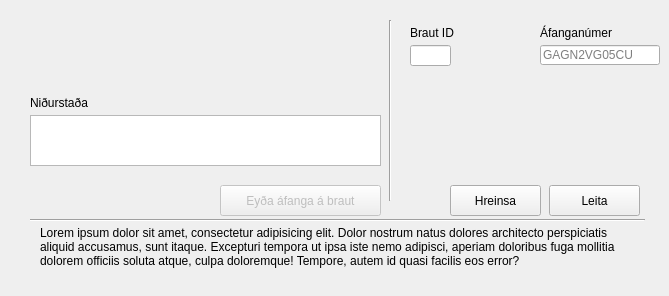
      <widget class="QWidget" name="trackCoursesTabDelete">
       <attribute name="title">
        <string>Áfangi á braut</string>
       </attribute>
       <widget class="QPushButton" name="pushButton_22">
        <property name="enabled">
         <bool>false</bool>
        </property>
        <property name="geometry">
         <rect>
          <x>220</x>
          <y>185</y>
          <width>161</width>
          <height>31</height>
         </rect>
        </property>
        <property name="sizePolicy">
         <sizepolicy hsizetype="Minimum" vsizetype="Fixed">
          <horstretch>0</horstretch>
          <verstretch>0</verstretch>
         </sizepolicy>
        </property>
        <property name="layoutDirection">
         <enum>Qt::LeftToRight</enum>
        </property>
        <property name="autoFillBackground">
         <bool>false</bool>
        </property>
        <property name="text">
         <string>Eyða áfanga á braut</string>
        </property>
        <property name="autoDefault">
         <bool>false</bool>
        </property>
        <property name="default">
         <bool>true</bool>
        </property>
        <property name="flat">
         <bool>false</bool>
        </property>
       </widget>
       <widget class="Line" name="line_63">
        <property name="geometry">
         <rect>
          <x>380</x>
          <y>20</y>
          <width>20</width>
          <height>181</height>
         </rect>
        </property>
        <property name="orientation">
         <enum>Qt::Vertical</enum>
        </property>
       </widget>
       <widget class="QPushButton" name="pushButton_64">
        <property name="geometry">
         <rect>
          <x>450</x>
          <y>185</y>
          <width>91</width>
          <height>31</height>
         </rect>
        </property>
        <property name="text">
         <string>Hreinsa</string>
        </property>
       </widget>
       <widget class="QPushButton" name="pushButton_65">
        <property name="geometry">
         <rect>
          <x>549</x>
          <y>185</y>
          <width>91</width>
          <height>31</height>
         </rect>
        </property>
        <property name="text">
         <string>Leita</string>
        </property>
       </widget>
       <widget class="QTreeWidget" name="treeWidget_45">
        <property name="geometry">
         <rect>
          <x>30</x>
          <y>115</y>
          <width>351</width>
          <height>51</height>
         </rect>
        </property>
        <property name="alternatingRowColors">
         <bool>false</bool>
        </property>
        <property name="columnCount">
         <number>0</number>
        </property>
       </widget>
       <widget class="QLabel" name="label_157">
        <property name="geometry">
         <rect>
          <x>30</x>
          <y>90</y>
          <width>101</width>
          <height>20</height>
         </rect>
        </property>
        <property name="text">
         <string>Niðurstaða</string>
        </property>
        <property name="alignment">
         <set>Qt::AlignBottom|Qt::AlignLeading|Qt::AlignLeft</set>
        </property>
       </widget>
       <widget class="QLineEdit" name="lineEdit_67">
        <property name="geometry">
         <rect>
          <x>410</x>
          <y>45</y>
          <width>41</width>
          <height>21</height>
         </rect>
        </property>
        <property name="text">
         <string/>
        </property>
        <property name="maxLength">
         <number>11</number>
        </property>
        <property name="clearButtonEnabled">
         <bool>false</bool>
        </property>
       </widget>
       <widget class="QLabel" name="label_189">
        <property name="geometry">
         <rect>
          <x>540</x>
          <y>20</y>
          <width>101</width>
          <height>20</height>
         </rect>
        </property>
        <property name="text">
         <string>Áfanganúmer</string>
        </property>
        <property name="alignment">
         <set>Qt::AlignBottom|Qt::AlignLeading|Qt::AlignLeft</set>
        </property>
       </widget>
       <widget class="QLabel" name="label_69">
        <property name="geometry">
         <rect>
          <x>410</x>
          <y>20</y>
          <width>101</width>
          <height>20</height>
         </rect>
        </property>
        <property name="layoutDirection">
         <enum>Qt::LeftToRight</enum>
        </property>
        <property name="text">
         <string>Braut ID</string>
        </property>
        <property name="alignment">
         <set>Qt::AlignBottom|Qt::AlignLeading|Qt::AlignLeft</set>
        </property>
       </widget>
       <widget class="QLineEdit" name="lineEdit_72">
        <property name="geometry">
         <rect>
          <x>540</x>
          <y>45</y>
          <width>120</width>
          <height>20</height>
         </rect>
        </property>
        <property name="inputMask">
         <string/>
        </property>
        <property name="text">
         <string/>
        </property>
        <property name="maxLength">
         <number>11</number>
        </property>
        <property name="placeholderText">
         <string>GAGN2VG05CU</string>
        </property>
       </widget>
       <widget class="Line" name="line_71">
        <property name="geometry">
         <rect>
          <x>30</x>
          <y>210</y>
          <width>615</width>
          <height>20</height>
         </rect>
        </property>
        <property name="orientation">
         <enum>Qt::Horizontal</enum>
        </property>
       </widget>
       <widget class="QLabel" name="label_196">
        <property name="geometry">
         <rect>
          <x>40</x>
          <y>226</y>
          <width>591</width>
          <height>61</height>
         </rect>
        </property>
        <property name="text">
         <string>Lorem ipsum dolor sit amet, consectetur adipisicing elit. Dolor nostrum natus dolores architecto perspiciatis aliquid accusamus, sunt itaque. Excepturi tempora ut ipsa iste nemo adipisci, aperiam doloribus fuga mollitia dolorem officiis soluta atque, culpa doloremque! Tempore, autem id quasi facilis eos error?</string>
        </property>
        <property name="textFormat">
         <enum>Qt::AutoText</enum>
        </property>
        <property name="scaledContents">
         <bool>false</bool>
        </property>
        <property name="alignment">
         <set>Qt::AlignLeading|Qt::AlignLeft|Qt::AlignTop</set>
        </property>
        <property name="wordWrap">
         <bool>true</bool>
        </property>
       </widget>
      </widget>
